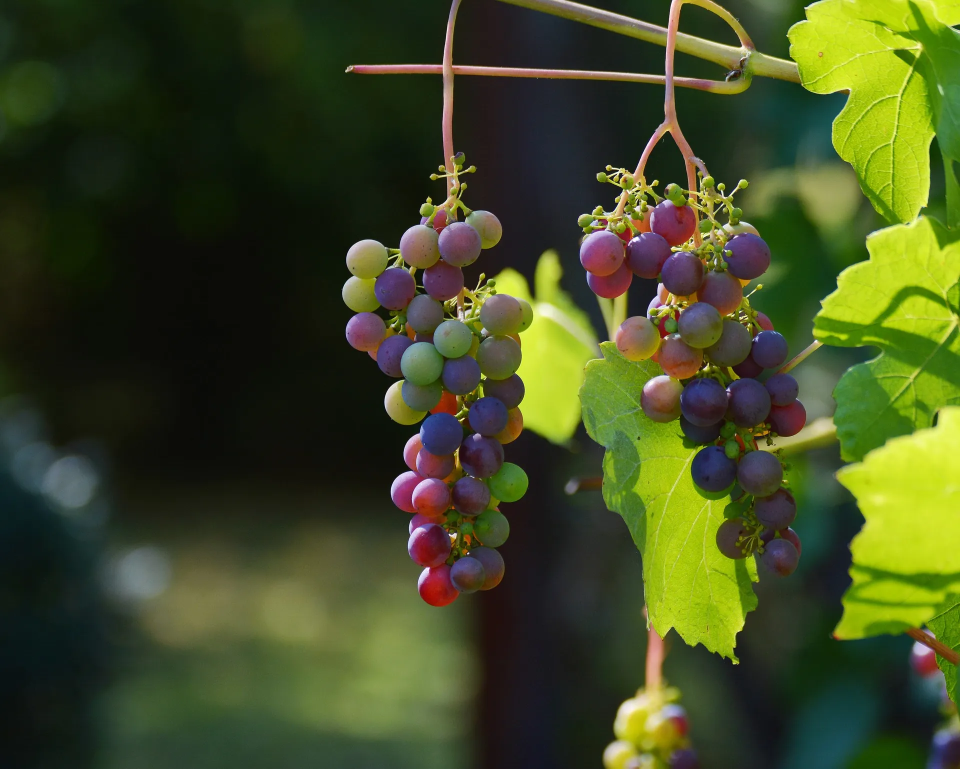
#> input picture assets/photo/uva.webp, 1920 x 1537 px (shown at 1/2 size)
$ python dipingi_grappolo.py ../assets/quadri/grappolo.webp
#> lines starting #> are read from the running program, lines starting #| are printed output that depends on the picture; after the words box and inside, x2 and y2 are one past the last pixel; in counts of white or black regions, pixels touching at a corner belong together
"""Il grappolo dipinto per i numeri della pagina azienda (6 nov 2026, "nella parte dei numeri un'altra cosa dipinta, alternativa al ramo, sempre per il vino"):
dalla foto vera assets/photo/uva.webp il grappolo di sinistra col suo gambo, scontornato con un contorno fatto a mano e, dentro, per luce (il fondo è quasi nero)
e per colore (la foglia gialla a destra resta fuori); poi ridipinto con i tocchi a setole di tools/dipingi_ramo.py, tenendo un po' di foto perché gli acini si leggano.
uso: python -I tools/dipingi_grappolo.py   scrive assets/quadri/grappolo.webp (con trasparenza) e una prova sul blu notte in tools/grappolo-prova.jpg"""
import math, os, random, sys
import numpy as np
from PIL import Image, ImageDraw
from scipy.ndimage import gaussian_filter as blur, sobel, maximum_filter

R0 = os.path.dirname(os.path.dirname(os.path.abspath(sys.argv[0])))
SRC, DST = os.path.join(R0, 'assets', 'photo', 'uva.webp'), os.path.join(R0, 'assets', 'quadri', 'grappolo.webp')
random.seed('grappolo'); np.random.seed(11)

X0, Y0, X1, Y1 = 640, 0, 1120, 1260  # il grappolo di sinistra, col gambo fino al bordo alto della foto
im = Image.open(SRC).convert('RGB').crop((X0, Y0, X1, Y1)); W, H = im.size
#> after `W, H = im.size`: W = 480; H = 1260
rgb0 = np.asarray(im, dtype=np.float32) / 255
r, g, b = rgb0[..., 0] * 255, rgb0[..., 1] * 255, rgb0[..., 2] * 255
CONT = [(876, 0), (932, 0), (932, 290), (968, 300), (975, 395), (1020, 420), (1022, 500), (1080, 580), (1082, 660), (1060, 712), (1064, 800), (1062, 860), (1072, 960),
        (1035, 1050), (1025, 1140), (980, 1200), (925, 1228), (830, 1228), (800, 1150), (765, 1060), (752, 900), (745, 830), (675, 720), (668, 590), (675, 500),
        (780, 440), (850, 400), (862, 300), (876, 290)]  # coordinate della foto intera
dentro = Image.new('L', (W, H), 0); ImageDraw.Draw(dentro).polygon([(x - X0, y - Y0) for x, y in CONT], fill=255)
#> after `dentro = Image.new('L', (W, H), 0)`: dentro: PIL image 480x1260 L; every value is 0
#> after `ImageDraw.Draw(dentro).polygon([(x - X0, y - Y0) for x, y in CONT], fi`:
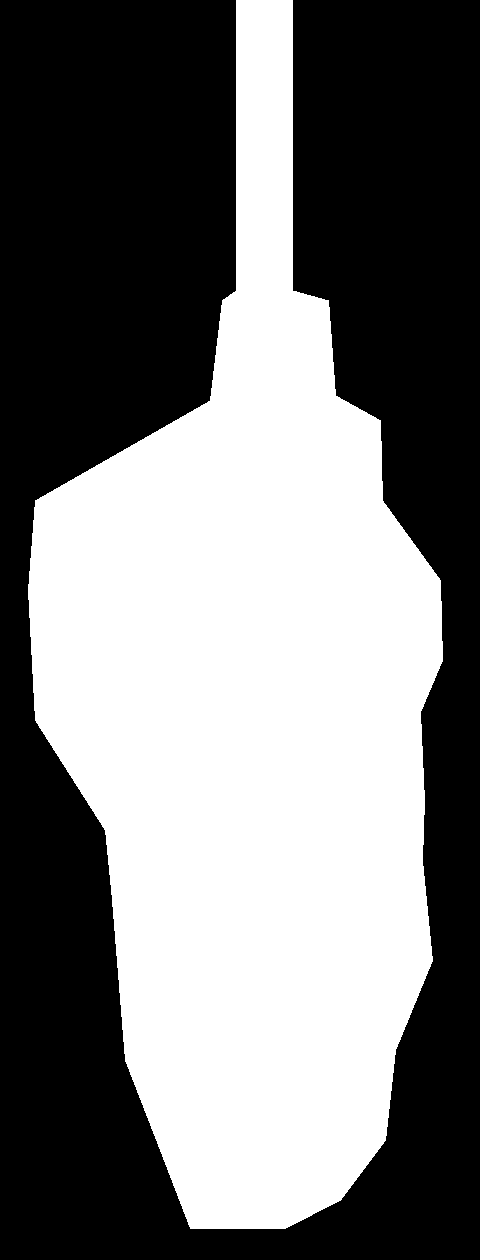
#> dentro: PIL image 480x1260 L; 47.3% white; 1 white region, box (x1, y1, x2, y2) and area: (28, 0, 443, 1229) 286317
dentro = blur(np.asarray(dentro, dtype=np.float32) / 255, 6)
#> dentro: shape (1260, 480) float32
luce = np.clip((0.3 * r + 0.59 * g + 0.11 * b - 26) / 26, 0, 1)  # il fondo attorno è quasi nero, gli acini anche in ombra no
xx = np.arange(W)[None, :] + X0
yy = np.arange(H)[:, None] + Y0
#> yy = 1260 values from 0 to 1259
foglia = np.clip((g - b - 75) / 35, 0, 1) * (g > r - 10) * np.clip((xx - 950) / 30, 0, 1) * (yy < 900)  # la foglia gialla dietro, a destra; i piccioli verdi dentro il grappolo e l'acino verde in basso restano
prato = np.clip((g - r + 2) / 8, 0, 1) * np.clip((g - b - 15) / 12, 0, 1) * np.clip((yy - 1010) / 30, 0, 1)  # in basso il fondo sfocato è un verde più chiaro: gli acini lì sono rossi
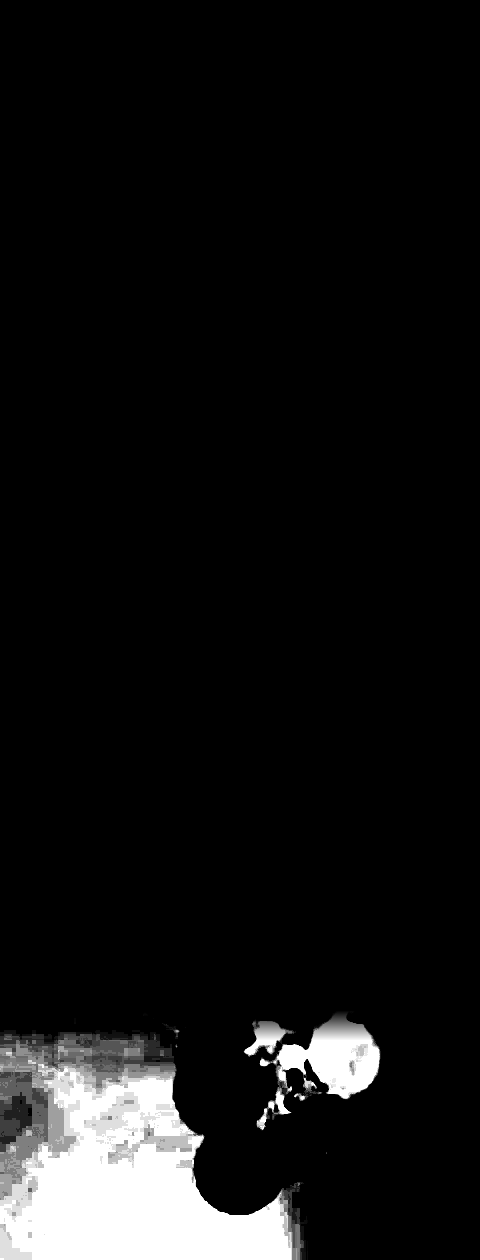
#> prato: shape (1260, 480) float64; min 0, max 1, mean 0.0735
tralcio = np.clip((np.abs(xx - 259 - X0) - 9) / 3, 0, 1) * (np.abs(yy - 135) < 26)  # il tralcio che incrocia il gambo: resta solo il gambo, niente croce
a0 = blur(dentro * luce * (1 - foglia) * (1 - prato) * (1 - tralcio), 0.8)

pes = blur(a0, 5) + 1e-3
rif0 = np.where((a0 > 0.5)[..., None], rgb0, np.stack([blur(rgb0[..., i] * a0, 5) / pes for i in range(3)], -1))  # fuori dal grappolo il suo colore, non il fondo
tela = Image.new('RGB', (W, H), (20, 26, 48)); dc = ImageDraw.Draw(tela); cop = Image.new('L', (W, H), 0); dk = ImageDraw.Draw(cop); ril = Image.new('L', (W, H), 90); dh = ImageDraw.Draw(ril)
#> after `ril = Image.new('L', (W, H), 90)`: ril: PIL image 480x1260 L; every value is 90
for R, st, lung, soglia in [(7, 6, 7, 0), (3.6, 3.2, 6, 0.05), (1.8, 1.8, 5, 0.06)]:
    rif = blur(rif0, (R * 0.5, R * 0.5, 0)); l = rif @ np.array([0.3, 0.59, 0.11], dtype=np.float32); sx, sy = sobel(l, 1) / 8, sobel(l, 0) / 8
    err = np.abs(np.asarray(tela, dtype=np.float32) / 255 - rif).sum(-1); punti = []
    for y in np.arange(st / 2, H, st):
        for x in np.arange(st / 2, W, st):
            xa, ya = int(x + random.uniform(-st, st) * 0.45), int(y + random.uniform(-st, st) * 0.45)
            if 0 <= xa < W and 0 <= ya < H and a0[ya, xa] > 0.4 and err[ya, xa] >= soglia: punti.append((xa, ya))
    random.shuffle(punti)
    for xa, ya in punti:
        col = rif[ya, xa]; pts = [(xa, ya)]; px, py = float(xa), float(ya); d0x, d0y = 0, 0
        for i in range(lung):
            gx, gy = sx[int(py), int(px)], sy[int(py), int(px)]; gg = math.hypot(gx, gy)
            dx, dy = (-gy / gg, gx / gg) if gg > 0.012 else (0.15, 1.0)  # dove è liscio, tocchi lungo il gambo (scende)
            if dx * d0x + dy * d0y < 0: dx, dy = -dx, -dy
            if i: dx, dy = 0.45 * dx + 0.55 * d0x, 0.45 * dy + 0.55 * d0y
            n = math.hypot(dx, dy) or 1; dx, dy = dx / n, dy / n; px += dx * R; py += dy * R
            if not (0 <= px < W - 1 and 0 <= py < H - 1) or a0[int(py), int(px)] < 0.3: break
            if i >= 2 and np.abs(rif[int(py), int(px)] - col).sum() > 0.22: break
            pts.append((px, py)); d0x, d0y = dx, dy
        if len(pts) < 2: pts.append((xa + R * 0.3, ya + R))
        n_s = 3 if R < 4 else 5; w_s = max(1, int(2.3 * R / n_s)); base = np.clip(col + np.random.normal(0, 0.02, 3), 0, 1); alt = random.uniform(120, 215)
        for s_ in range(n_s):
            o = (s_ / (n_s - 1) - 0.5) * 2 * R; q = []
            for j, (pa, pb) in enumerate(pts):
                c, dd = pts[min(len(pts) - 1, j + 1)]; e, f = pts[max(0, j - 1)]; nx, ny = -(dd - f), c - e; ll = math.hypot(nx, ny) or 1; q.append((pa + nx / ll * o, pb + ny / ll * o))
            cc = tuple(int(max(0, min(1, v)) * 255) for v in base * random.uniform(0.95, 1.05))
            dc.line(q, fill=cc, width=w_s, joint='curve'); dk.line(q, fill=255, width=w_s, joint='curve'); dh.line(q, fill=int(alt + random.uniform(-30, 30)), width=w_s, joint='curve')
    print('passata', R, len(punti), flush=True)
Hm = blur(np.asarray(ril, dtype=np.float32) / 255, 0.9); dX, dY = np.gradient(Hm, axis=1), np.gradient(Hm, axis=0); lu = (-dX * 0.7 - dY * 0.7) * 2.4
#> after `Hm = blur(np.asarray(ril, dtype=np.float32) / 255, 0.9)`:
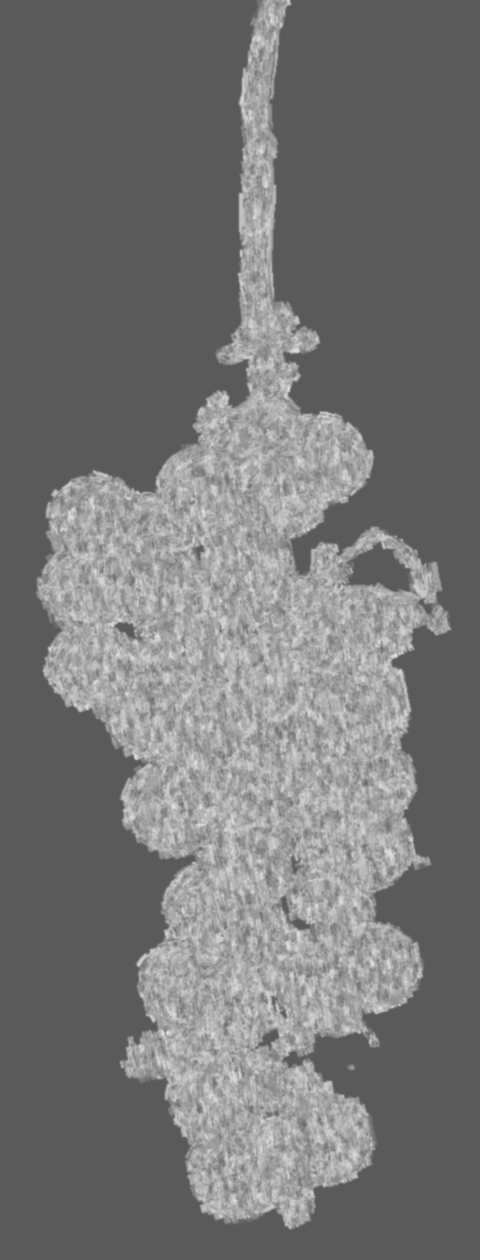
#> Hm: shape (1260, 480) float32; min 0.353, max 0.888, mean 0.464
#> after `lu = (-dX * 0.7 - dY * 0.7) * 2.4`:
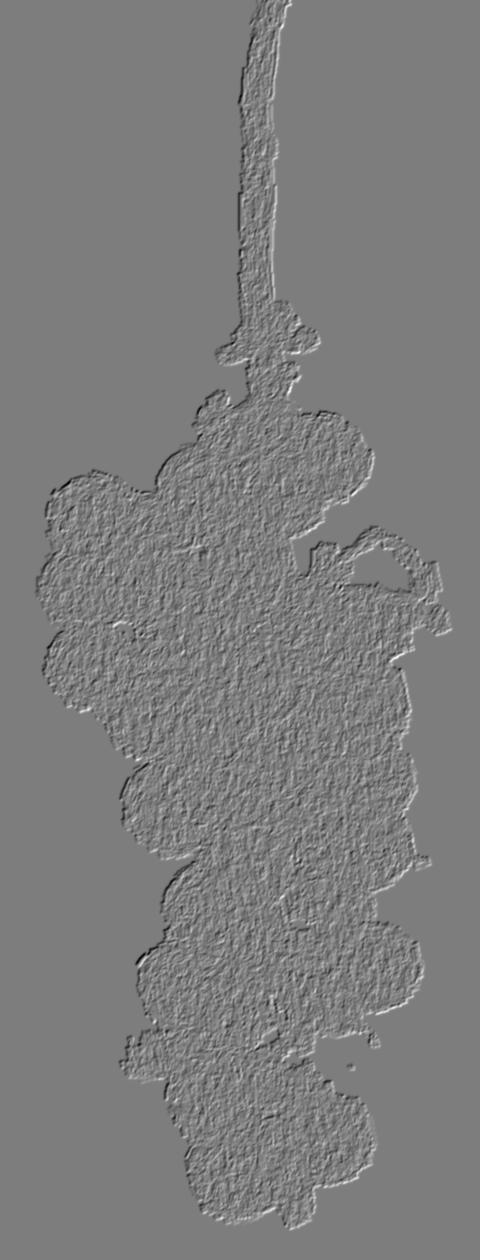
#> lu: shape (1260, 480) float32; min -0.459, max 0.471, mean 2.49e-05; drawn with min black and max white
col = np.asarray(tela, dtype=np.float32) / 255; col = col * (1 + np.clip(lu, -0.38, 0.38))[..., None]
copre = blur(np.asarray(cop, dtype=np.float32) / 255, 0.7)[..., None]
fin = col * 0.62 + rif0 * 0.38  # dipinto, ma gli acini restano tondi
fin = fin * copre + rif0 * (1 - copre)
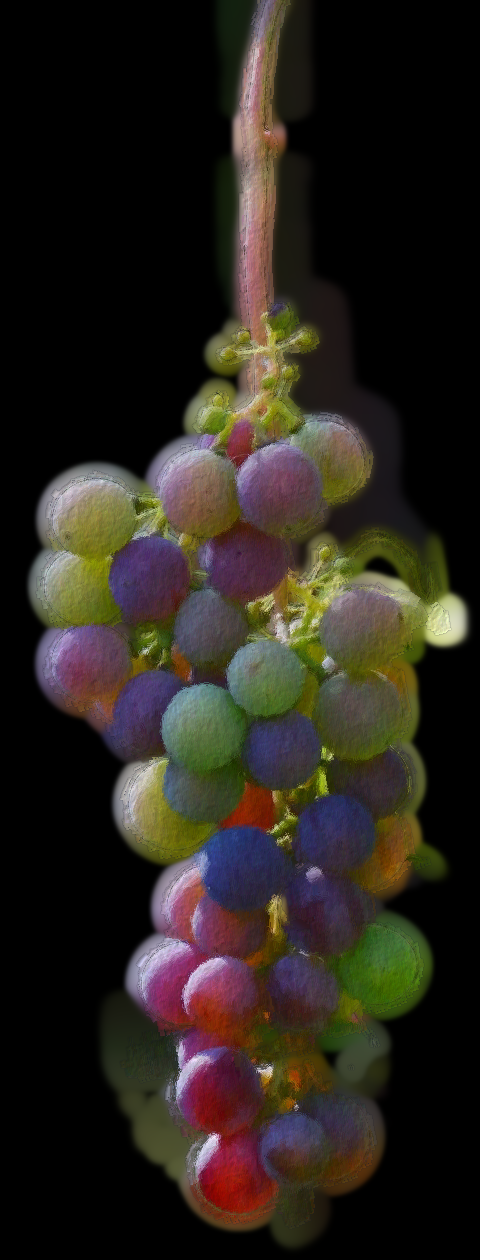
#> fin: shape (1260, 480, 3) float64; mean R, G, B 0.18, 0.155, 0.124; drawn with min black and max white
al = np.minimum(copre[..., 0], blur(maximum_filter(a0, 3), 1))
assert al[5, 900 - X0 - 5:932 - X0].max() > 0.5 and al[600, 5] < 0.05, 'il gambo deve arrivare in cima e il fondo restare fuori'
Image.fromarray((np.clip(np.dstack([fin, al]), 0, 1) * 255).astype(np.uint8), 'RGBA').save(DST, 'WEBP', quality=86, alpha_quality=90, method=5)
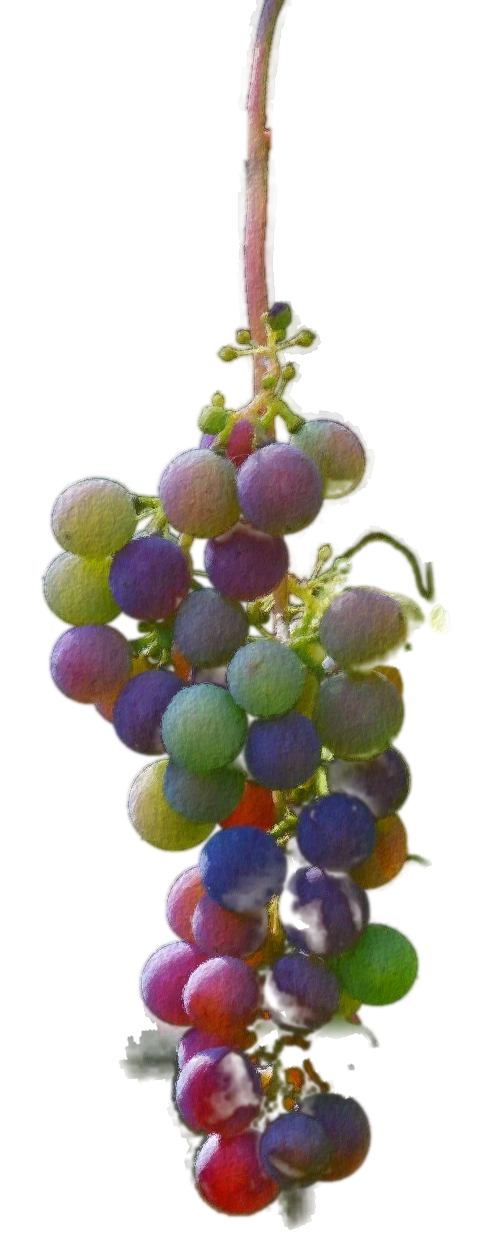
#> saved as grappolo.webp: PIL image 480x1260 RGBA; mean R, G, B, A 45.6, 39.3, 31.4, 81.4; transparent parts drawn white
prova = Image.new('RGBA', (W, H), (21, 28, 52, 255)); prova.alpha_composite(Image.open(DST)); prova.convert('RGB').save(os.path.join(R0, 'tools', 'grappolo-prova.jpg'), quality=82)
#> after `prova.alpha_composite(Image.open(DST))`:
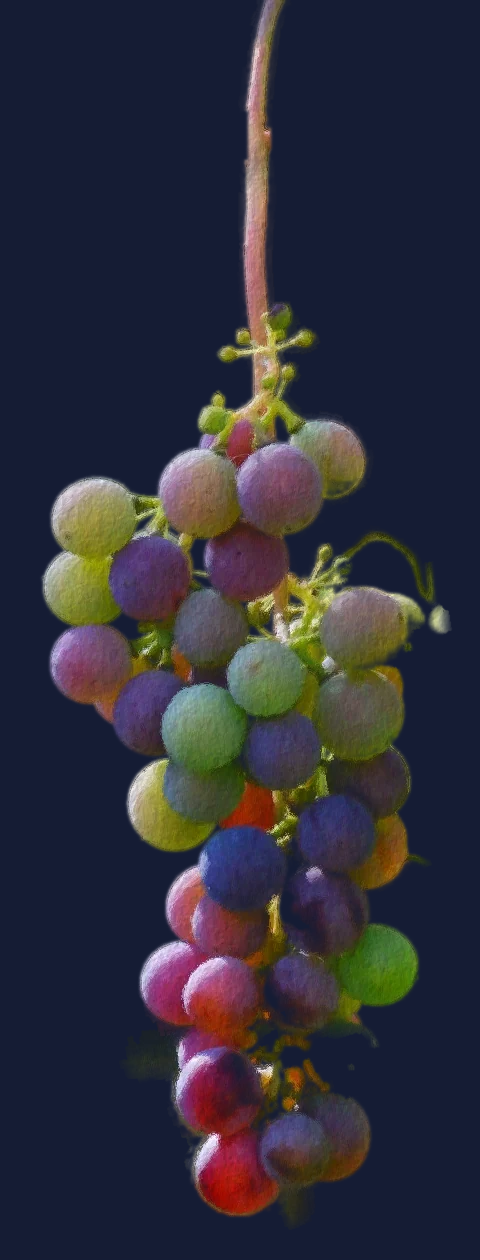
#> prova: PIL image 480x1260 RGBA; mean R, G, B, A 47.7, 46.9, 58.6, 255
print('ok', DST, os.path.getsize(DST) // 1024, 'KB')
